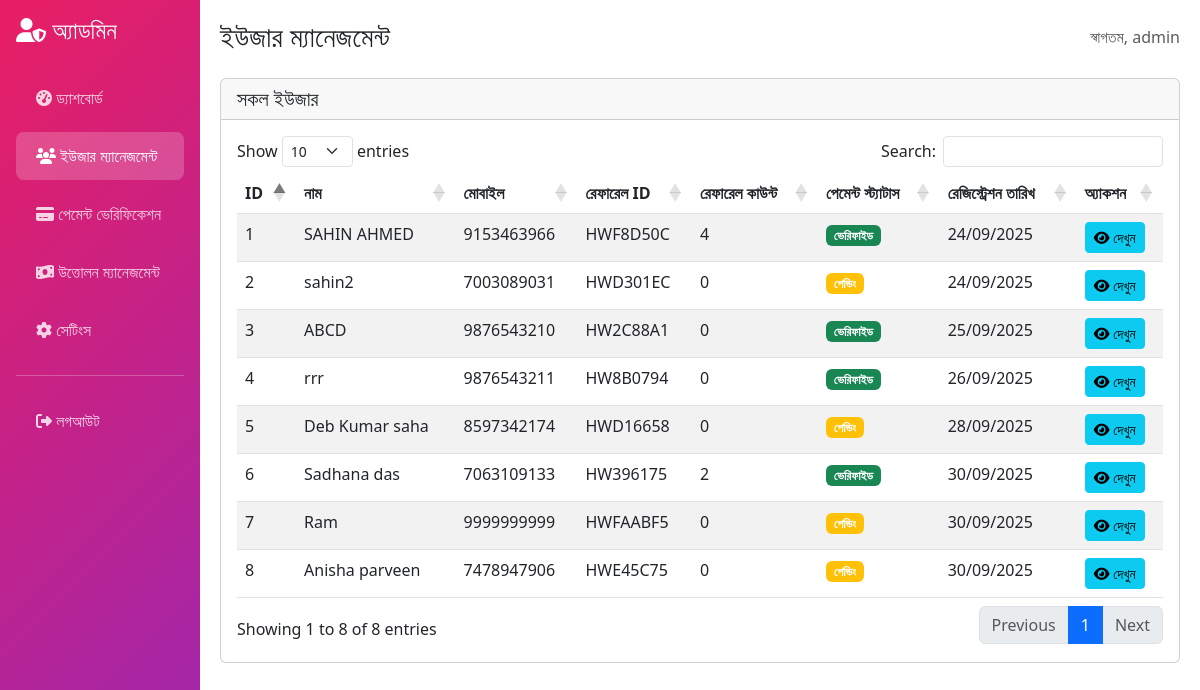
Page /admin/users.php (signed in) on the committed database.
### tables this page shows
CREATE TABLE `users` (
  `id` int(11) NOT NULL,
  `name` varchar(100) NOT NULL,
  `age` int(11) NOT NULL,
  `mobile` varchar(15) NOT NULL,
  `password` varchar(255) NOT NULL,
  `address` text NOT NULL,
  `education` varchar(100) DEFAULT NULL,
  `referral_id` varchar(20) DEFAULT NULL,
  `payment_status` enum('pending','verified','rejected') DEFAULT 'pending',
  `created_at` timestamp NOT NULL DEFAULT current_timestamp(),
  `updated_at` timestamp NOT NULL DEFAULT current_timestamp() ON UPDATE current_timestamp(),
  `coins` decimal(10,2) DEFAULT 0.00
);

### admin/users.php (the view, shortened to what this page needs)
<?php
$conn = getDBConnection();
$result = $conn->query("SELECT u.*, COUNT(r.id) as referral_count FROM users u LEFT JOIN referrals r ON u.id = r.referrer_id GROUP BY u.id ORDER BY u.created_at DESC");
$users = [];
while ($row = $result->fetch_assoc()) {
    $users[] = $row;
}
?>
<!DOCTYPE html>
<html lang="bn">
<head>
    <link href="https://cdn.jsdelivr.net/npm/bootstrap@5.3.0/dist/css/bootstrap.min.css" rel="stylesheet">
    <link rel="stylesheet" href="https://cdnjs.cloudflare.com/ajax/libs/font-awesome/6.4.0/css/all.min.css">
    <link rel="stylesheet" href="https://cdn.datatables.net/1.13.4/css/dataTables.bootstrap5.min.css">
    <link rel="stylesheet" href="https://cdn.datatables.net/responsive/2.4.1/css/responsive.bootstrap5.min.css">
</head>
<body>
    <div class="container-fluid">
        <div class="row">
            <div class="col-md-3 col-lg-2 px-0 sidebar" id="sidebar">
                <div class="p-3">
                    <h4 class="mb-4">
                        <i class="fas fa-user-shield"></i> অ্যাডমিন
                    </h4>
                    <nav class="nav flex-column">
                        <a class="nav-link" href="dashboard.php">
                            <i class="fas fa-tachometer-alt"></i> ড্যাশবোর্ড
                        </a>
                        <a class="nav-link active" href="users.php">
                            <i class="fas fa-users"></i> ইউজার ম্যানেজমেন্ট
                        </a>
                        <a class="nav-link" href="payments.php">
                            <i class="fas fa-credit-card"></i> পেমেন্ট ভেরিফিকেশন
                        </a>
                        <a class="nav-link" href="withdrawals.php">
                            <i class="fas fa-money-bill-wave"></i> উত্তোলন ম্যানেজমেন্ট
                        </a>
                        <a class="nav-link" href="settings.php">
                            <i class="fas fa-cog"></i> সেটিংস
                        </a>
                        <hr class="my-3">
                        <a class="nav-link" href="logout.php">
                            <i class="fas fa-sign-out-alt"></i> লগআউট
                        </a>
                    </nav>
                </div>
            </div>
            <div class="col-md-9 col-lg-10 main-content">
                <div class="d-flex justify-content-between align-items-center mb-4">
                    <h1 class="h3 mb-0">ইউজার ম্যানেজমেন্ট</h1>
                    <div>
                        <span class="text-muted">স্বাগতম, <?php echo htmlspecialchars($_SESSION['admin_username']); ?></span>
                    </div>
                </div>
                <div class="card">
                    <div class="card-header">
                        <h5 class="mb-0">সকল ইউজার</h5>
                    </div>
                    <div class="card-body">
                        <div class="table-responsive">
                            <table id="usersTable" class="table table-striped">
                                <thead>
                                    <tr>
                                        <th>ID</th>
                                        <th>নাম</th>
                                        <th>মোবাইল</th>
                                        <th>রেফারেল ID</th>
                                        <th>রেফারেল কাউন্ট</th>
                                        <th>পেমেন্ট স্ট্যাটাস</th>
                                        <th>রেজিস্ট্রেশন তারিখ</th>
                                        <th>অ্যাকশন</th>
                                    </tr>
                                </thead>
                                <tbody>
                                    <?php foreach ($users as $user): ?>
                                        <tr>
                                            <td><?php echo $user['id']; ?></td>
                                            <td><?php echo htmlspecialchars($user['name']); ?></td>
                                            <td><?php echo htmlspecialchars($user['mobile']); ?></td>
                                            <td><?php echo htmlspecialchars($user['referral_id']); ?></td>
                                            <td><?php echo $user['referral_count']; ?></td>
                                            <td>
                                                <span class="badge bg-<?php
                                                    echo $user['payment_status'] == 'verified' ? 'success' :
                                                         ($user['payment_status'] == 'rejected' ? 'danger' : 'warning');
                                                ?>">
                                                    <?php echo $user['payment_status'] == 'verified' ? 'ভেরিফাইড' :
                                                               ($user['payment_status'] == 'rejected' ? 'রিজেক্ট' : 'পেন্ডিং'); ?>
                                                </span>
                                            </td>
                                            <td><?php echo date('d/m/Y', strtotime($user['created_at'])); ?></td>
                                            <td>
                                                <button class="btn btn-sm btn-info" onclick="viewUser(<?php echo $user['id']; ?>)">
                                                    <i class="fas fa-eye"></i> দেখুন
                                                </button>
                                            </td>
                                        </tr>
                                    <?php endforeach; ?>
                                </tbody>
                            </table>
                        </div>
                    </div>
                </div>
            </div>
        </div>
    </div>
</body>
</html>

### admin/users.php (style rules this page uses)
:root { --primary-color: #e91e63; --secondary-color: #9c27b0; }
.sidebar { background: linear-gradient(135deg, var(--primary-color), var(--secondary-color)); min-height: 100vh; color: white; }
.sidebar .nav-link { color: rgba(255,255,255,0.8); padding: 12px 20px; margin: 5px 0; border-radius: 8px; transition: all 0.3s; }
.sidebar .nav-link.active { background: rgba(255,255,255,0.2); color: white; }
.main-content { padding: 20px; }

### rows in the picture
users: id "8", name "Anisha parveen", mobile "7478947906", referral "HWE45C75", referral_count "0", payment_status "পেন্ডিং", created_at "30/09/2025"
users: id "7", name "Ram", mobile "9999999999", referral "HWFAABF5", referral_count "0", payment_status "পেন্ডিং", created_at "30/09/2025"
users: id "6", name "Sadhana das", mobile "7063109133", referral "HW396175", referral_count "2", payment_status "ভেরিফাইড", created_at "30/09/2025"
users: id "5", name "Deb Kumar saha", mobile "8597342174", referral "HWD16658", referral_count "0", payment_status "পেন্ডিং", created_at "28/09/2025"
users: id "4", name "rrr", mobile "9876543211", referral "HW8B0794", referral_count "0", payment_status "ভেরিফাইড", created_at "26/09/2025"
users: id "3", name "ABCD", mobile "9876543210", referral "HW2C88A1", referral_count "0", payment_status "ভেরিফাইড", created_at "25/09/2025"
users: id "2", name "sahin2", mobile "7003089031", referral "HWD301EC", referral_count "0", payment_status "পেন্ডিং", created_at "24/09/2025"
users: id "1", name "SAHIN AHMED", mobile "9153463966", referral "HWF8D50C", referral_count "4", payment_status "ভেরিফাইড", created_at "24/09/2025"

### other values in the picture
$_SESSION['admin_username'] "admin"
